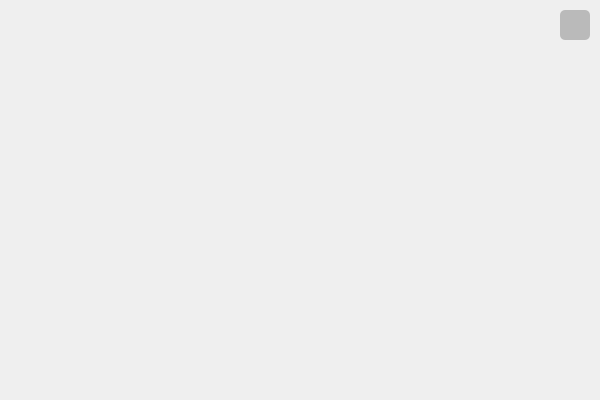
<?xml version="1.0" encoding="UTF-8"?>
<ui version="4.0">
 <class>settings_window</class>
 <widget class="QMainWindow" name="settings_window">
  <property name="geometry">
   <rect>
    <x>0</x>
    <y>0</y>
    <width>600</width>
    <height>400</height>
   </rect>
  </property>
  <property name="windowTitle">
   <string>MainWindow</string>
  </property>
  <widget class="QWidget" name="centralwidget">
   <widget class="QLabel" name="lbl_background">
    <property name="geometry">
     <rect>
      <x>0</x>
      <y>0</y>
      <width>601</width>
      <height>401</height>
     </rect>
    </property>
    <property name="styleSheet">
     <string notr="true">background-image: url(:/images/background3.png);</string>
    </property>
    <property name="text">
     <string/>
    </property>
   </widget>
   <widget class="QPushButton" name="btn_quit">
    <property name="geometry">
     <rect>
      <x>560</x>
      <y>10</y>
      <width>30</width>
      <height>30</height>
     </rect>
    </property>
    <property name="font">
     <font>
      <family>Arial</family>
      <pointsize>12</pointsize>
      <weight>75</weight>
      <bold>true</bold>
     </font>
    </property>
    <property name="styleSheet">
     <string notr="true">QPushButton#btn_quit{	
	background-color: rgb(186, 186, 186);
	color: rgb(0, 0, 0);
	border-radius:5px;
}
QPushButton#btn_quit:hover{	
	background-color: qlineargradient(spread:pad, x1:0, y1:0.505682, x2:1, y2:0.477, stop:0 rgb(255, 65, 65), stop:1  rgb(255, 65, 65));
}
QPushButton#btn_quit:pressed{
	padding-left:2px;
	padding-top:2px;	
	background-color: rgb(255, 65, 65);
}</string>
    </property>
    <property name="text">
     <string/>
    </property>
    <property name="icon">
     <iconset resource="res.qrc">
      <normaloff>:/icons/feather/x.svg</normaloff>:/icons/feather/x.svg</iconset>
    </property>
    <property name="iconSize">
     <size>
      <width>25</width>
      <height>25</height>
     </size>
    </property>
   </widget>
  </widget>
 </widget>
 <resources>
  <include location="res.qrc"/>
 </resources>
 <connections/>
</ui>
